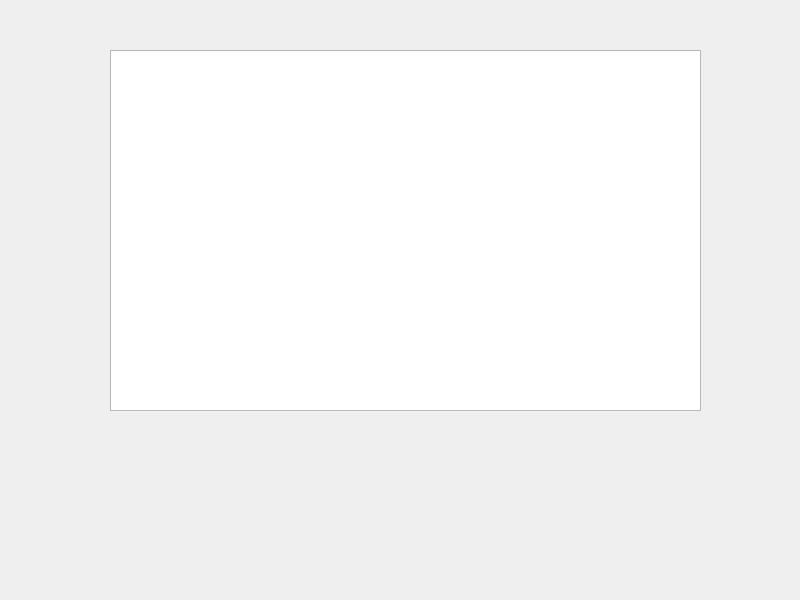
<?xml version="1.0" encoding="UTF-8"?>
<ui version="4.0">
 <class>Widget</class>
 <widget class="QWidget" name="Widget">
  <property name="geometry">
   <rect>
    <x>0</x>
    <y>0</y>
    <width>800</width>
    <height>600</height>
   </rect>
  </property>
  <property name="windowTitle">
   <string>Widget</string>
  </property>
  <widget class="QTableWidget" name="tableWidget">
   <property name="geometry">
    <rect>
     <x>110</x>
     <y>50</y>
     <width>591</width>
     <height>361</height>
    </rect>
   </property>
  </widget>
 </widget>
 <resources/>
 <connections/>
</ui>
